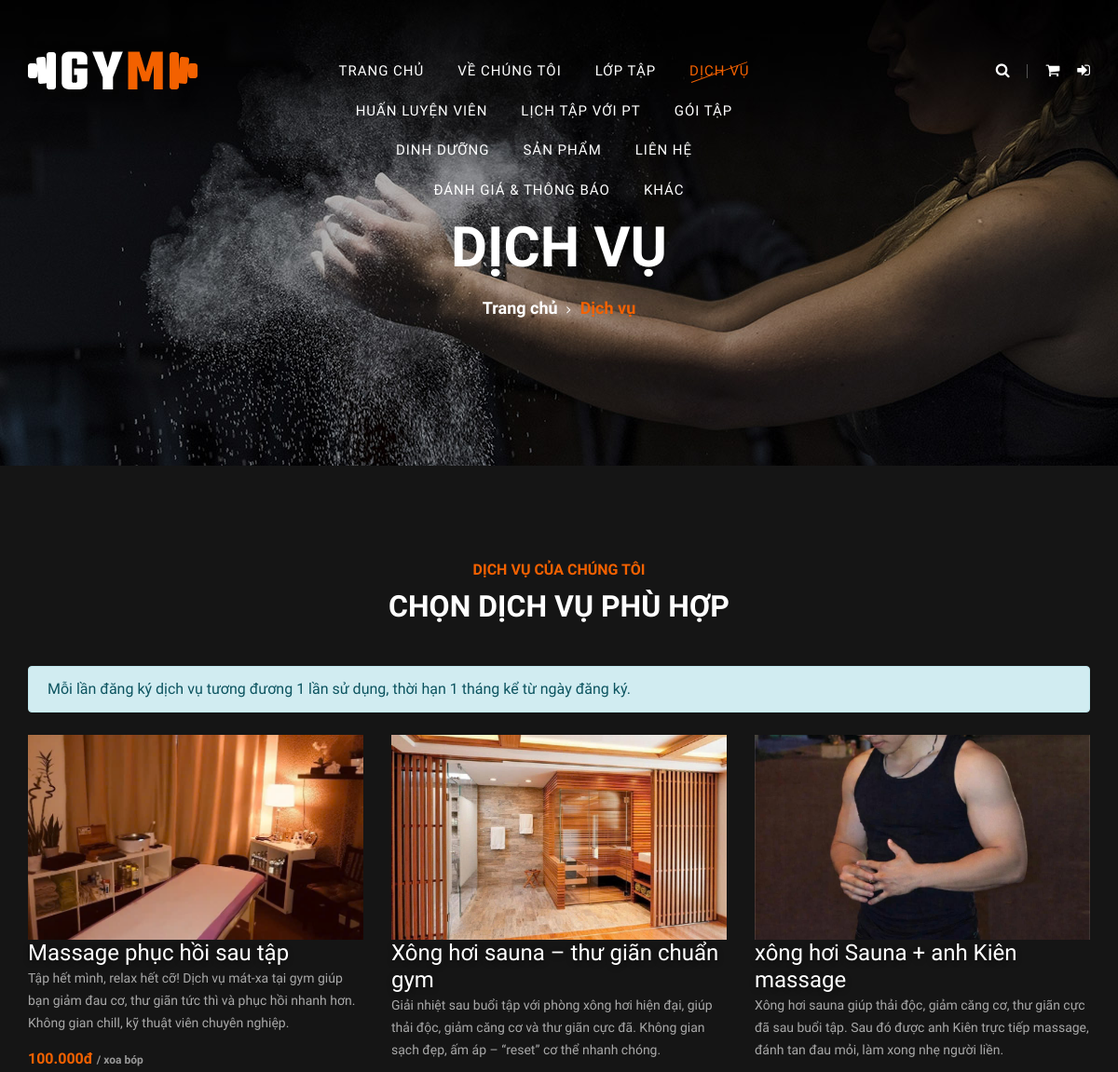
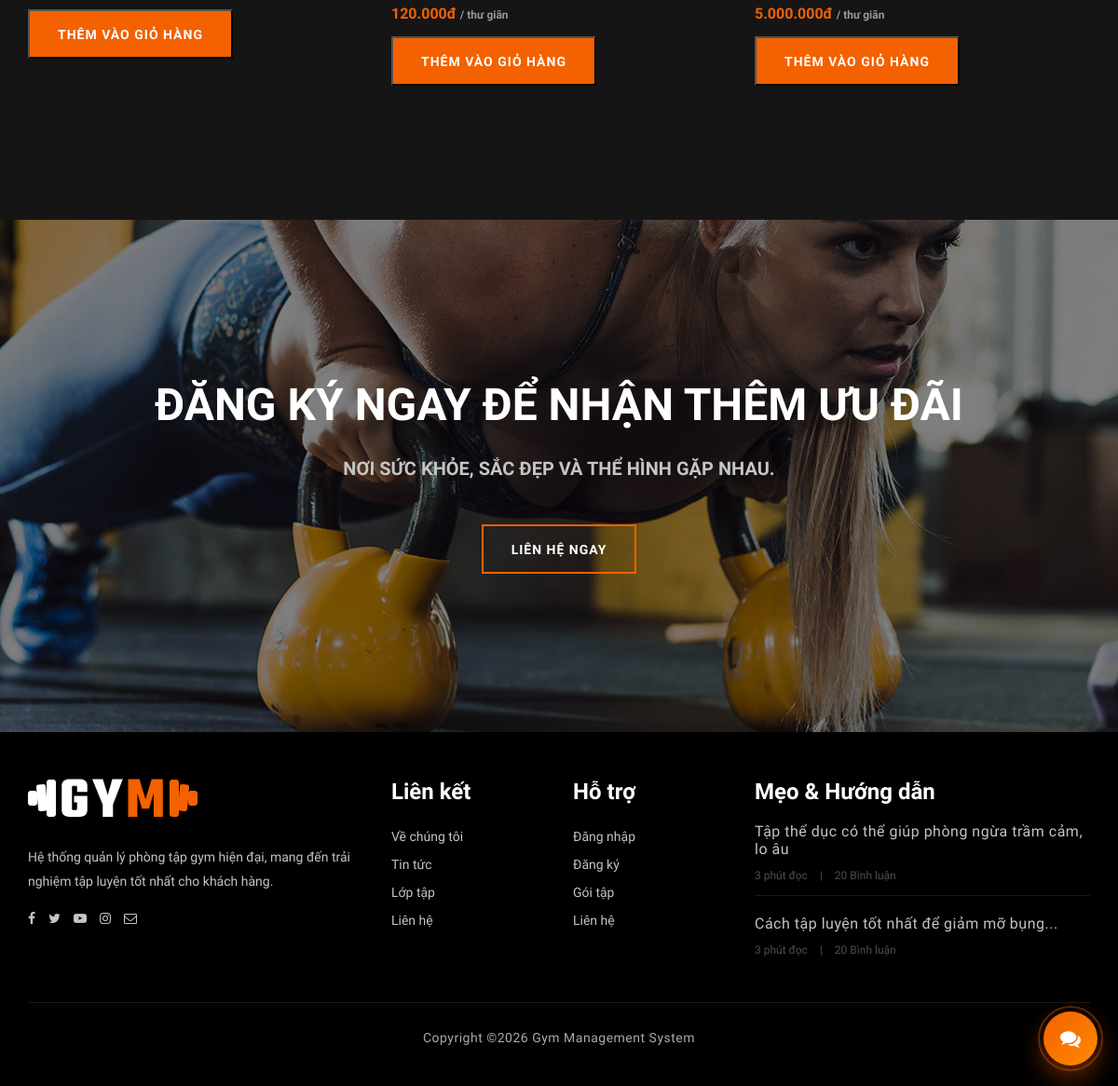
Screenshot of /client/services.php with the database file from the repository (2 pictures, top to bottom).
### tables this page shows
CREATE TABLE `services` (
  `id` int NOT NULL AUTO_INCREMENT,
  `name` varchar(100) NOT NULL,
  `img` varchar(255) DEFAULT NULL COMMENT 'Đường dẫn hình ảnh dịch vụ',
  `type` enum('thư giãn','xoa bóp','hỗ trợ') NOT NULL,
  `price` decimal(10,2) NOT NULL,
  `description` text,
  `status` enum('hoạt động','không hoạt động') DEFAULT 'hoạt động',
  PRIMARY KEY (`id`)
);

### client/services.php (the view, shortened to what this page needs)
<?php
require_once '../config/db.php';
$services = [];
$serviceQuery = $conn->query("SELECT id, name, img, type, price, description FROM services WHERE status = 'hoạt động' ORDER BY id ASC");
if ($serviceQuery) {
    while ($row = $serviceQuery->fetch_assoc()) {
        $services[] = $row;
    }
}
include 'layout/header.php';
?>
<section class="breadcrumb-section set-bg" data-setbg="assets/img/breadcrumb-bg.jpg">
    <div class="container">
            <div class="col-lg-12 text-center">
                <div class="breadcrumb-text">
                    <h2>Dịch vụ</h2>
                    <div class="bt-option">
                        <a href="index.php">Trang chủ</a>
                        <span>Dịch vụ</span>
                    </div>
                </div>
            </div>
        </div>
</section>
<section class="services-section spad">
    <div class="container">
        <div class="row">
            <div class="col-lg-12">
                <div class="section-title">
                    <span>Dịch vụ của chúng tôi</span>
                    <h2>CHỌN DỊCH VỤ PHÙ HỢP</h2>
                </div>
            </div>
        </div>
        <div class="row">
            <div class="col-lg-12 mb-4">
                <div class="alert alert-info mb-0">Mỗi lần đăng ký dịch vụ tương đương 1 lần sử dụng, thời hạn 1 tháng kể từ ngày đăng ký.</div>
            </div>
            <?php if (!empty($services)): ?>
                <?php foreach ($services as $service): ?>
                    <?php
                    $serviceId = (int) $service['id'];
                    $buttonLabel = 'Thêm vào giỏ hàng';
                    $buttonDisabled = '';
                    if (!empty($service['img'])) {
                        $storedImagePath = ltrim($service['img'], '/');
                        if (strpos($storedImagePath, 'assets/uploads/services/') === 0 || strpos($storedImagePath, 'assets/') === 0) {
                            $imagePath = '../' . $storedImagePath;
                        } else {
                            $imagePath = '../assets/uploads/services/' . $storedImagePath;
                        }
                    } else {
                        $imagePath = 'assets/img/services/services-1.jpg';
                    }
                    ?>
                    <div class="col-lg-4 col-sm-6 mb-4">
                        <div class="services-item" style="padding-bottom: 20px;">
                            <img src="<?php echo htmlspecialchars($imagePath); ?>" alt="<?php echo htmlspecialchars($service['name']); ?>" style="height: 220px; width: 100%; object-fit: cover;">
                            <h4 style="color: #ffffff; text-shadow: 0 2px 6px rgba(0, 0, 0, 0.45);">
                                <?php echo htmlspecialchars($service['name']); ?>
                            </h4>
                            <p style="min-height: 72px;"><?php echo htmlspecialchars($service['description'] ?? 'Dịch vụ chăm sóc và hỗ trợ hội viên.'); ?></p>
                            <div style="font-weight: 700; color: #f36100; margin-bottom: 12px;">
                                <?php echo number_format((float) $service['price'], 0, ',', '.'); ?>đ
                                <span style="font-size: 12px; color: #999; font-weight: 600;">/ <?php echo htmlspecialchars($service['type']); ?></span>
                            </div>
                            <button type="button"
                                    class="primary-btn"
                                    onclick="addServiceToCart(<?php echo $serviceId; ?>)"
                                    <?php echo $buttonDisabled; ?>>
                                <?php echo $buttonLabel; ?>
                            </button>
                        </div>
                    </div>
                <?php endforeach; ?>
            <?php else: ?>
                <div class="col-lg-12">
                    <div class="alert alert-warning text-center">Hiện chưa có dịch vụ nào đang mở bán.</div>
                </div>
            <?php endif; ?>
        </div>
    </div>
</section>
<section class="banner-section set-bg" data-setbg="assets/img/banner-bg.jpg">
    <div class="container">
        <div class="row">
            <div class="col-lg-12 text-center">
                <div class="bs-text">
                    <h2>Đăng ký ngay để nhận thêm ưu đãi</h2>
                    <div class="bt-tips">Nơi sức khỏe, sắc đẹp và thể hình gặp nhau.</div>
                    <a href="contact.php" class="primary-btn btn-normal">Liên hệ ngay</a>
                </div>
            </div>
        </div>
    </div>
</section>
<?php include 'layout/footer.php'; ?>

### client/assets/css/barfiller.css (style rules this page uses)
body { font-family: Arial; }

### client/assets/css/style.css (style rules this page uses)
html, body { height: 100%; font-family: "Muli", sans-serif; -webkit-font-smoothing: antialiased; font-smoothing: antialiased; background: #0f0f0f; }
h1, h2, h3, h4, h5, h6 { margin: 0; color: #111111; font-weight: 400; font-family: "Oswald", sans-serif; }
h2 { font-size: 36px; }
h4 { font-size: 24px; }
p { font-size: 14px; font-family: "Muli", sans-serif; color: #a9a9a9; font-weight: 400; line-height: 24px; margin: 0 0 15px 0; }
img { max-width: 100%; }
.section-title { margin-bottom: 45px; text-align: center; }
.section-title span { font-size: 16px; color: #f36100; text-transform: uppercase; font-weight: 700; }
.section-title h2 { color: #ffffff; font-size: 32px; font-weight: 600; text-transform: uppercase; margin-top: 8px; }
.set-bg { background-repeat: no-repeat; background-size: cover; background-position: top center; }
.spad { padding-top: 100px; padding-bottom: 100px; }
.primary-btn { display: inline-block; font-size: 14px; padding: 17px 30px 16px; color: #ffffff; background: #f36100; line-height: normal; letter-spacing: 1px; text-transform: uppercase; font-weight: 700; }
.primary-btn.btn-normal { -webkit-transition: all 0.3s; -o-transition: all 0.3s; transition: all 0.3s; }
.banner-section { height: 550px; display: -webkit-box; display: -ms-flexbox; display: flex; -webkit-box-align: center; -ms-flex-align: center; align-items: center; -webkit-box-pack: center; -ms-flex-pack: center; justify-content: center; }
.bs-text h2 { font-size: 48px; color: #ffffff; font-weight: 700; text-transform: uppercase; margin-bottom: 25px; }
.bs-text .bt-tips { font-size: 20px; color: #c4c4c4; font-weight: 700; text-transform: uppercase; margin-bottom: 45px; }
.bs-text .primary-btn { background: transparent; border: 2px solid #f36100; }
.breadcrumb-section { height: 500px; padding-top: 230px; }
.breadcrumb-text h2 { font-size: 60px; color: #ffffff; font-weight: 600; text-transform: uppercase; margin-bottom: 15px; }
.breadcrumb-text .bt-option a { font-size: 18px; color: #ffffff; font-weight: 700; display: inline-block; position: relative; margin-right: 20px; }
.breadcrumb-text .bt-option a:after { position: absolute; right: -14px; top: 6px; font-family: "FontAwesome"; content: ""; font-size: 13px; font-weight: 400; }
.breadcrumb-text .bt-option span { font-size: 18px; color: #f36100; font-weight: 700; }
.services-section { background: #151515; }
@media only screen and (min-width: 1200px) { .container { max-width: 1170px; } }

### rows the page displays
services: img (picture), name "Massage phục hồi sau tập", description "Tập hết mình, relax hết cỡ! Dịch vụ mát-xa tại gym giúp bạn giảm đau cơ, thư giãn tức thì và phục hồi nhanh hơn. Không gian chill, kỹ thuật viên chuyên nghiệp.", price "100.000", type "xoa bóp", buttonLabel "THÊM VÀO GIỎ HÀNG"
services: img (picture), name "Xông hơi sauna – thư giãn chuẩn gym", description "Giải nhiệt sau buổi tập với phòng xông hơi hiện đại, giúp thải độc, giảm căng cơ và thư giãn cực đã. Không gian sạch đẹp, ấm áp – “reset” cơ thể nhanh chóng.", price "120.000", type "thư giãn", buttonLabel "THÊM VÀO GIỎ HÀNG"
services: img (picture), name "xông hơi Sauna + anh Kiên massage", description "Xông hơi sauna giúp thải độc, giảm căng cơ, thư giãn cực đã sau buổi tập. Sau đó được anh Kiên trực tiếp massage, đánh tan đau mỏi, làm xong nhẹ người liền.", price "5.000.000", type "thư giãn", buttonLabel "THÊM VÀO GIỎ HÀNG"
